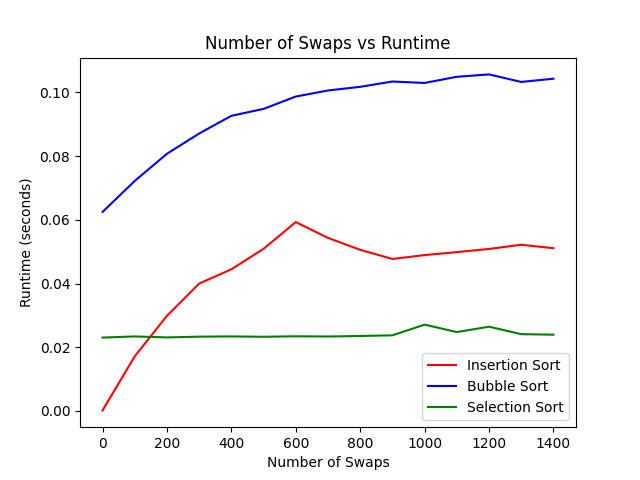

Python code for this plot:
import timeit
import matplotlib.pyplot as plt 
import numpy as np
import math
from bad_sorts import *

def test_allSorts(sortType):
    # chosen number of list length, max values of list, swaps and average runs
    list_len = 1000
    max_value = 100
    average_runs = 25
    num_swaps = int(list_len*math.log(list_len,10)/2)

    # lists to store the times and number of swaps performed for each sorting algorithm
    times = []
    swaps = []

    # restarts the timer for every sorting algorithm
    for i in range(0, num_swaps, 100):
        time = 0

        # running the experiment multiple times to obtain an accurate estimate
        for _ in range(average_runs):
            L = create_near_sorted_list(list_len, max_value, i)
            start = timeit.default_timer()
            sortType(L)
            end = timeit.default_timer()
            time += (end - start)
        swaps.append(i)
        times.append(time / average_runs)
        max_value += 100

    #returns x and y axis
    return swaps, times

# calls the function for the runtimes of the 3 sorting algorithms 
swaps1, time1 = test_allSorts(insertion_sort)
swaps2, time2 = test_allSorts(bubble_sort)
swaps3, time3 = test_allSorts(selection_sort)

# stores the results of the function calls in an array to display the data
swap_insertion, time_insertion = np.array(swaps1), np.array(time1)
swap_bubble, time_bubble = np.array(swaps2), np.array(time2)
swap_selection, time_selection = np.array(swaps3), np.array(time3)

# plotting the data and establishing the graph labels
plt.title("Number of Swaps vs Runtime")
plt.xlabel("Number of Swaps")
plt.ylabel("Runtime (seconds)")
plt.plot(swap_insertion, time_insertion, color = 'r', label = 'Insertion Sort')
plt.plot(swap_bubble, time_bubble, color = 'b', label = 'Bubble Sort')
plt.plot(swap_selection, time_selection, color = 'g', label = 'Selection Sort')
plt.legend()
plt.show()
